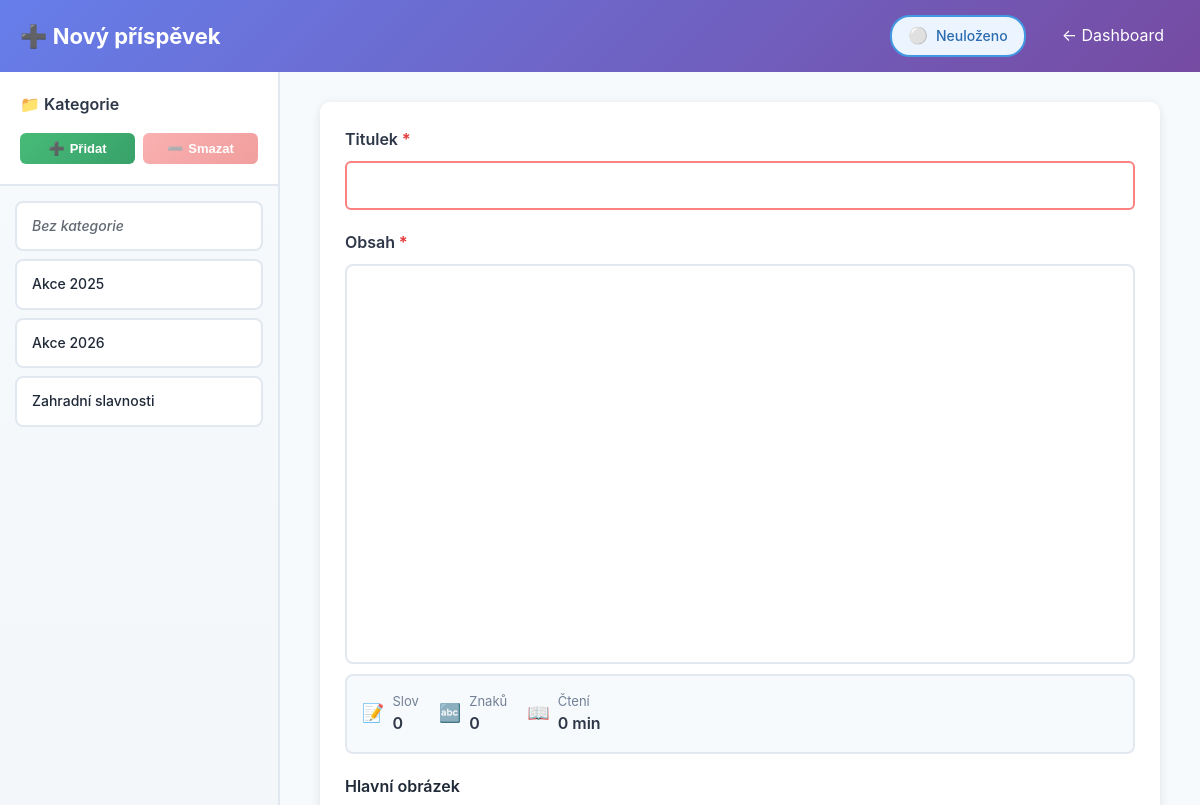
Before: /admin/add_post.php (signed in, upper part) with the older database file.
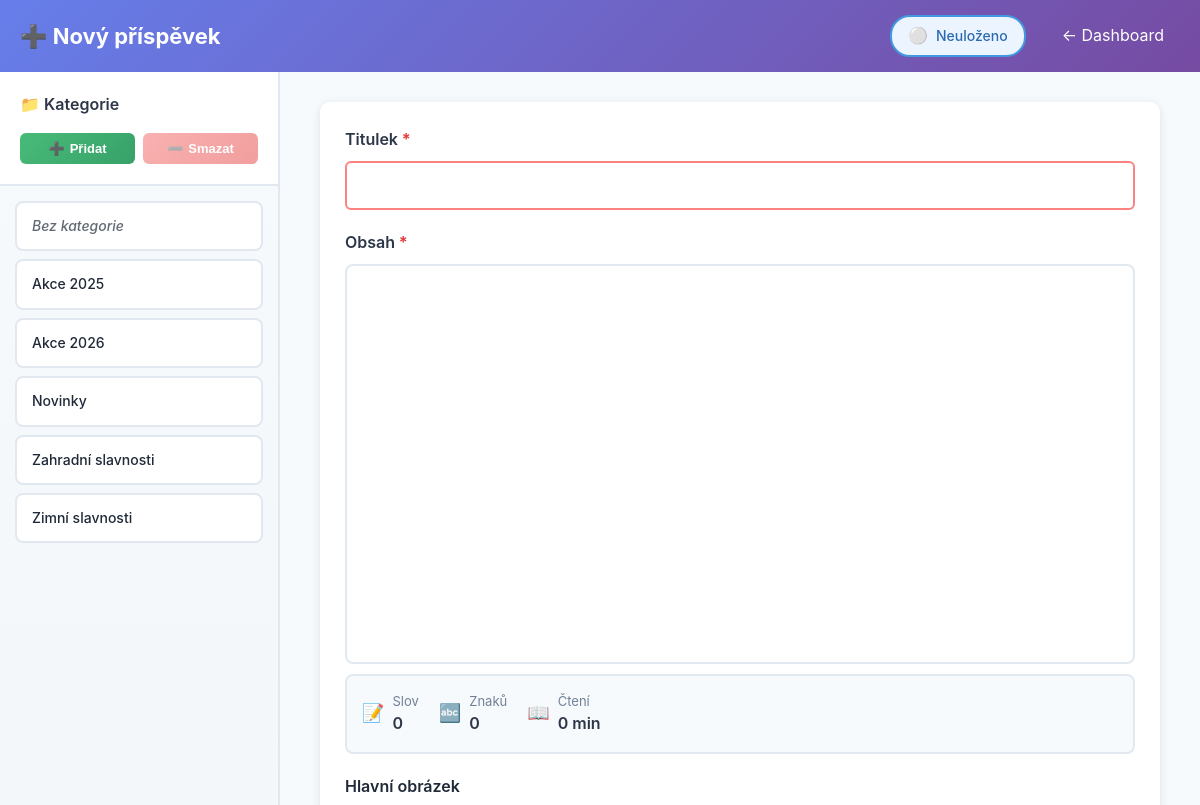
After: the same page with the newer database file.
### tables this page shows
CREATE TABLE `categories` (
  `id` int(11) NOT NULL AUTO_INCREMENT,
  `name` varchar(100) NOT NULL,
  `slug` varchar(100) NOT NULL,
  `description` text,
  `created_at` timestamp NOT NULL DEFAULT CURRENT_TIMESTAMP,
  PRIMARY KEY (`id`),
  UNIQUE KEY `name` (`name`),
  UNIQUE KEY `slug` (`slug`),
  KEY `idx_slug` (`slug`)
);

### includes/database.class.php (called while the page is built, shortened)
<?php
class Database {
    private $connection;
    private $stmt;
    public function __construct() {
        $dsn = 'mysql:host=' . DB_HOST . ';dbname=' . DB_NAME . ';charset=' . DB_CHARSET;
        $options = [
            PDO::ATTR_ERRMODE => PDO::ERRMODE_EXCEPTION,
            PDO::ATTR_DEFAULT_FETCH_MODE => PDO::FETCH_ASSOC,
            PDO::ATTR_EMULATE_PREPARES => false,
            PDO::MYSQL_ATTR_INIT_COMMAND => "SET NAMES utf8mb4 COLLATE utf8mb4_unicode_ci"
        ];
        try {
            $this->connection = new PDO($dsn, DB_USER, DB_PASS, $options);
        } catch (PDOException $e) {
            $this->error = $e->getMessage();
            $this->logError('Database Connection', $e->getMessage());
            die('Chyba připojení k databázi. Zkontrolujte konfiguraci.');
        }
    }
    public function query($sql) {
    try {
        $this->stmt = $this->connection->prepare($sql);
        return $this;
    } catch (PDOException $e) {
        $this->logError('Query Prepare', $e->getMessage());
        $this->stmt = null;
        return $this;
    }
}
    public function execute() {
        try {
            return $this->stmt->execute();
        } catch (PDOException $e) {
            $this->logError('Query Execute', $e->getMessage());
            return false;
        }
    }
    public function fetchAll() {
    $this->execute();
    return $this->stmt->fetchAll();
    }
}
?>

### config.php (called while the page is built, shortened)
<?php
require_once INCLUDES_PATH . 'database.class.php';
require_once INCLUDES_PATH . 'category.class.php';
$db = new Database();
require_once INCLUDES_PATH . 'helpers.php';
?>

### includes/category.class.php (called while the page is built, shortened)
<?php
class Category {
    private $db;
    public function __construct() {
        global $db;
        $this->db = $db;
    }
    public function getAll() {
        $this->db->query("SELECT * FROM categories ORDER BY name ASC");
        return $this->db->fetchAll();
    }
}
?>

### includes/helpers.php (called while the page is built, shortened)
<?php
function e($text) {
    if ($text === null || $text === '') {
        return '';
    }
    return htmlspecialchars($text, ENT_QUOTES, 'UTF-8');
}
?>

### admin/add_post.php (the view, shortened to what the changed rows need)
<?php
require_once '../config.php';
$category = new Category();
$categories = $category->getAll();
?>
<!DOCTYPE html>
<html lang="cs">
<head>
    <link rel="stylesheet" href="<?= ASSETS_URL ?>css/admin.css">
    <link href="https://cdn.quilljs.com/1.3.6/quill.snow.css" rel="stylesheet">
</head>
<body>
    <header class="admin-header">
        <div class="header-content">
            <h1>➕ Nový příspěvek</h1>
        </div>
    </header>
    <div class="main-wrapper">
        <div class="categories-sidebar">
            <div class="categories-list">
                <?php foreach ($categories as $cat): ?>
                <div class="category-item" data-id="<?= $cat['id'] ?>" onclick="selectCategory(<?= $cat['id'] ?>)">
                    <div class="category-name"><?= e($cat['name']) ?></div>
                </div>
                <?php endforeach; ?>
            </div>
        </div>
    </div>
</body>
</html>

Changed rows visible on the page:
added categories: name "Novinky"
added categories: name "Zimní slavnosti"
